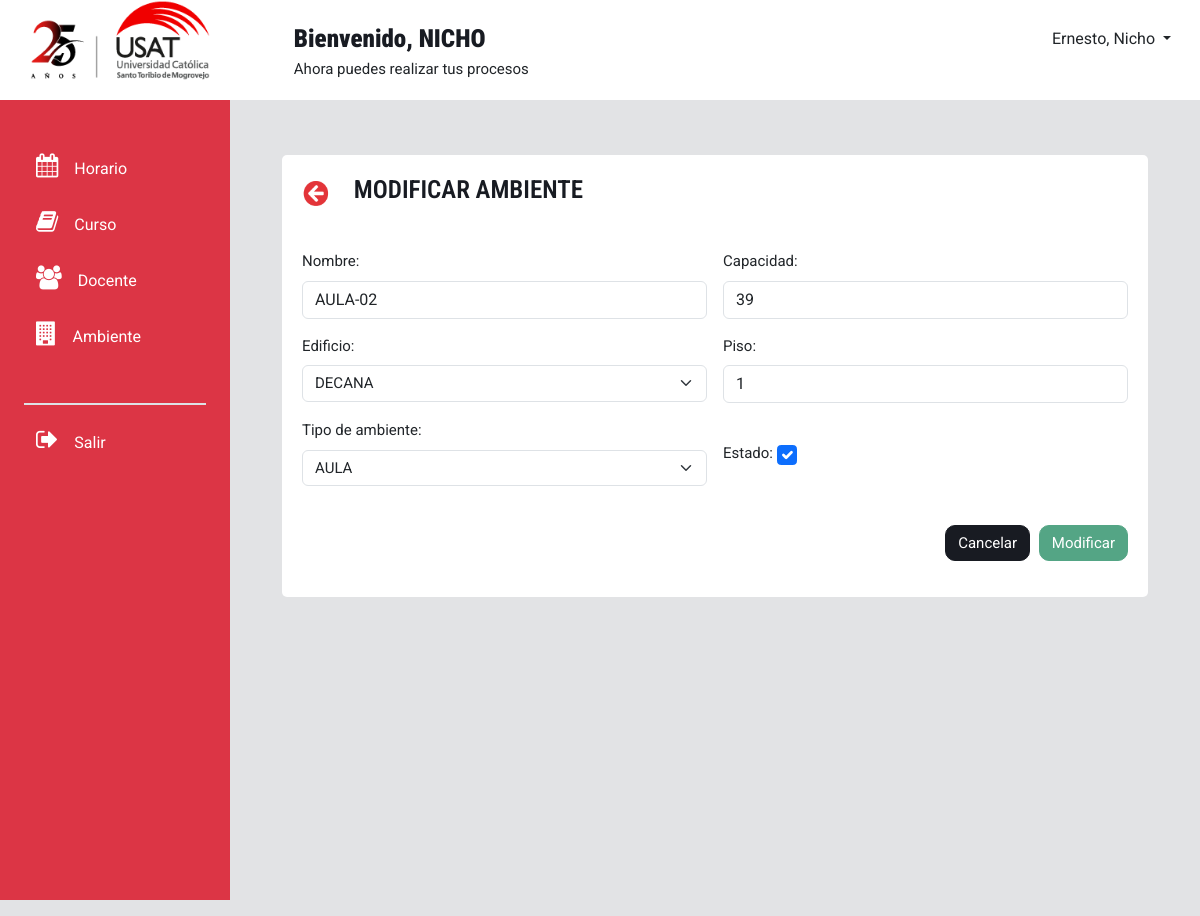
Screenshot of /modificarAmbiente/8/ with the database file from the repository.
### modulo_ambiente/models.py (models this page shows, shortened)
class ambiente(models.Model):
    nombre_ambiente = models.CharField(max_length=30)
    capacidad_ambiente = models.PositiveSmallIntegerField(default=15)
    estado_ambiente = models.CharField(max_length=1, choices=(('D', 'Disponible'), ('O', 'Ocupado'),('M', 'Mantenimiento')))
    piso = models.PositiveSmallIntegerField(default=1)
    FKedificio  = models.ForeignKey(edificio, on_delete=models.CASCADE, verbose_name='Edificio')
    FKtipo_ambiente = models.ForeignKey(tipo_ambiente, on_delete=models.CASCADE, verbose_name='Tipo de Ambiente')
    class Meta:
        verbose_name_plural="Ambiente"

class edificio( models.Model):
    nombre_edificio = models.CharField(max_length=100)
    def __str__(self):
        return self.nombre_edificio
    class Meta:
        verbose_name_plural="Edificio"

class tipo_ambiente(models.Model):
    tipo_de_ambiente = models.CharField(max_length=30)
    descripcion = models.CharField(max_length=50)
    def __str__(self):
        return self.tipo_de_ambiente
    class Meta:
        verbose_name_plural="Tipo de ambiente"

### modulo_ambiente/views.py (the view, shortened to what this page needs)
# urls.py: path('modificarAmbiente/<int:ambiente_id>/', views.modificar_ambiente, name='modificarAmbiente'),
def modificar_ambiente(request, ambiente_id):
    df = ambiente.objects.get(id=ambiente_id)
    datosenviar=[]
    datosenviar.append((df.nombre_ambiente, df.capacidad_ambiente, df.piso, df.FKedificio, df.FKtipo_ambiente, df.estado_ambiente))
    ambs=obtener_edificios()
    tps= obtener_tipo_ambiente()
    return render(request, 'modificarAmbiente.html', {'docente': datosenviar,'ambs':ambs,'tpas':tps})

### modulo_ambiente/views.py (called while the page is built)
def obtener_tipo_ambiente():
    tpas= tipo_ambiente.objects.all();
    enviar=[]
    for tp in tpas:
        nombre= tp.tipo_de_ambiente
        enviar.append((nombre))
    return enviar

def obtener_edificios():
    tpas= edificio.objects.all();
    enviar=[]
    for tp in tpas:
        nombre= tp.nombre_edificio
        enviar.append((nombre))
    return enviar

### modulo_ambiente/templates/modificarAmbiente.html (shortened to what this page needs)
<!DOCTYPE html>
<html lang="en">
<head>
    <link rel="stylesheet" href="https://cdnjs.cloudflare.com/ajax/libs/bootstrap/5.3.3/css/bootstrap.min.css"
 />
    <link rel="stylesheet" href="https://maxcdn.bootstrapcdn.com/font-awesome/4.7.0/css/font-awesome.min.css">
  </head>
  <body style="background-color: #E2E3E5;">
    <div class="container-fluid p-0 m-auto">
      <div class="caja" style="height: 100px; background-color: white;">
        <div class="row">
          <div class="col1" style="margin-left: 30px;">
            <a class="navbar-brand" href="/inicio">
              <img style="width: 180px; height: 80px;"
                src="/static/iconos/logo_usat25.png" alt="Logo usat">
            </a>
          </div>
          <div class="col2" style="padding: 20px; text-align: left; margin-left: 60px;">
            <h7> <strong> Bienvenido, NICHO </strong> <br> </h7>
            <p>Ahora puedes realizar tus procesos</p>
          </div>
          <div class="col3" style="padding: 20px; text-align: right;">
            <button class="btn dropdown-toggle" type="button" data-bs-toggle="dropdown" aria-expanded="false">
              Ernesto, Nicho
            </button>
          </div>
        </div>
      </div>
      <div class="container-fluid overflow-hidden">
        <div class="row vh-100 overflow-auto">
          <div id="sidebar" class="collapse collapse-horizontal show col-12 col-sm-3 col-xl-2 px-sm-2 px-0 bg-danger" style="width: 230px;">
            <div id="sidebar-nav" class="flex-sm-column flex-row flex-grow-1 align-items-center align-items-sm-start px-3 pt-2 text-white sticky-top">
              <ul class="nav nav-pills flex-sm-column flex-row flex-nowrap flex-shrink-1 flex-sm-grow-0 flex-grow-1 mb-sm-auto mb-0 justify-content-center align-items-center align-items-sm-start" id="menu">
                <div class="mt-3">
                  <br>
                  <a class="btn shadow-none border-0 text-white" data-bs-toggle="collapse" href="#menuHorario" role="button" aria-expanded="false" aria-controls="menuHorario">
                    <i class="fs-4 my-0 py-0 fa fa-calendar me-2"></i><span class="my-auto ms-2 d-none d-sm-inline text-white">Horario</span>
                  </a>
                </div>
                <div class="mt-3">
                  <a class="btn shadow-none border-0 text-white" data-bs-toggle="collapse" href="#menuCurso" role="button" aria-expanded="false" aria-controls="menuCurso">
                    <i class="fs-4 my-0 py-0 fa fa-book me-2"></i><span class="my-auto ms-2 d-none d-sm-inline text-white">Curso</span>
                  </a>
                </div>
                <div class="mt-3">
                  <a class="btn shadow-none border-0 text-white" data-bs-toggle="collapse" href="#menuDocente" role="button" aria-expanded="false" aria-controls="menuDocente">
                    <i class="fs-4 my-0 py-0 fa fa-users me-2"></i><span class="my-auto ms-2 d-none d-sm-inline text-white">Docente</span>
                  </a>
                </div>
                <div class="mt-3">
                  <a class="btn shadow-none border-0 text-white" data-bs-toggle="collapse" href="#menuAmbiente" role="button" aria-expanded="false" aria-controls="menuAmbiente">
                    <i class="fs-4 my-0 py-0 fa fa-building me-2"></i><span class="my-auto ms-2 d-none d-sm-inline text-white">Ambiente</span>
                  </a>
                </div>
                <hr class="solid w-100 d-flex h-100 border border-1 bg-white dropdown-divider mt-5" color="white">
                <div class="mt-3 mb-3">
                  <a class="btn shadow-none border-0 pb-3 text-white" href="#" role="button">
                    <i class="fs-4 my-0 py-0 fa fa-sign-out me-2"></i><span class="my-auto ms-2 d-none d-sm-inline text-white">Salir</span>
                  </a>
                </div>
              </ul>
            </div>
          </div>
          <div class="col d-flex flex-column h-sm-100">
            <main class="row overflow-auto">
              <div class="container-fluid col">
                <div class="px-lg-2 mx-lg-2 py-0 my-0">
                  <div class="container-fluid m-0 p-0">
                    <div class="row align-items-center mx-0 px-0" style="overflow-x: hidden; margin-top: 35px;">
                      <div class="container justify-content-center">
                        <div class="container">
                          <div id="contenedorSub" style=" padding: 20px; background-color: white; margin-top: 20px; height: auto; border-radius: 5px; ">
                            <div class="box-tittle">
                                <button type="button" class="regresarBtn">
                                  <a href="{% url 'gestionarAmbiente' %}"><img id="closeicon" src="/static/iconos/regresar.PNG" width="32px" height="27px"></a>
                                </button>
                                <h3 id="titulo" style="margin-left: 20px; display: inline;">MODIFICAR AMBIENTE</h3>
                            </div>
                          <br>
                          <br>
                          <form class="row g-3" method="post" autocomplete="off">
                            <div class="col-md-6">
                                <label for="nombre" class="form-label">Nombre:</label>
                                <input type="text" class="form-control" id="nombre" name="nombre"  style="text-transform:uppercase;" value="{{docente.0.0}}"  onkeyup="javascript:this.value=this.value.toUpperCase();" required>
                            </div>
                            <div class="col-md-6">
                                <label for="capacidad" class="form-label">Capacidad:</label>
                                <input type="number" class="form-control" id="capacidad" name="capacidad" value="{{docente.0.1}}">
                            </div>
                            <div class="col-md-6">
                                <label for="edificio" class="form-label">Edificio:</label>
                                <select class="form-select" id="edificio" name="edificio" style="font-size: 15px;"  required>
                                    {% for am in ambs %}
                                    <option value="{{ am }}">{{ am }}
                                    </option>
                                    {% endfor %}
                                  </select>
                            </div>
                            <div class="col-md-6">
                              <label for="piso" class="form-label">Piso:</label>
                              <input type="number" class="form-control" id="piso" name="piso" value="{{docente.0.2}}" required>
                          </div>
                            <div class="col-md-6">
                                <label for="tipoambiente" class="form-label">Tipo de ambiente:</label>
                                <select class="form-select" id="tipoambiente" name="tipoambiente" style="font-size: 15px;"  required>
                                  {% for ta in tpas %}
                                  <option value="{{ ta }}">{{ ta }}
                                  </option>
                                  {% endfor %}
                                </select>
                            </div>
                            <div class="col-md-6">
                              <br>
                              <label class="form-check-label" for="estado">Estado: </label>
                              <input type="checkbox" class="form-check-input" id="estado" name="estado"
                                  {% if docente.0.5 == 'D' %} checked {% endif %} style="height: 20px; width: 20px;">
                            </div>
                              <div class="col-12" style="text-align: right;">
                                <br>
                                <button class="btnCancel" style="margin-right: 5px;" onclick="window.location.href='{% url 'gestionarAmbiente' %}'">Cancelar</button>
                                <button type="submit" class="btnVer">Modificar</button>
                              </div>
                          </form>
                        </div>
                        </div>
                      </div>
                    </div>
              </div>
            </main>
          </div>
        </div>
      </div>
    </div>
</html>

### modulo_ambiente/templates/modificarAmbiente.html (style rules this page uses)
body { font-family: "Roboto", sans-serif; background-color: #e8ebf1; font-size: 15px; overflow-y: hidden; overflow-x: hidden; }
h1, h2, h3, h4, h5, h6, h7 { font-family: "Roboto Condensed", sans-serif; color: #181B22; font-size: 25px; font-weight: 600; }
.caja { padding: 0px; width: 100%; margin: 0px; }
.row { margin-bottom: 1rem; }
.col1, .col3 { width: 16%; }
.col2 { width: 60%; }
.btnVer { background-color: #54A585; border: 1px solid transparent; border-color: #54A585; border-radius: 10px; color: #fff; padding: 0.375rem 0.75rem; font-size: 15px; text-align: center; }
a { text-decoration: none; }
.regresarBtn { background-color: white; border: None; margin: -8px; display: inline; }
.btnCancel { background-color: #181B22; border: 1px solid transparent; border-color: #181B22; border-radius: 10px; color: #fff; padding: 0.375rem 0.75rem; font-size: 15px; text-align: center; }

### rows the page displays
ambiente: nombre "AULA-02"
edificio: edificio "DECANA"
tipo_ambiente: tipoambiente "AULA"
